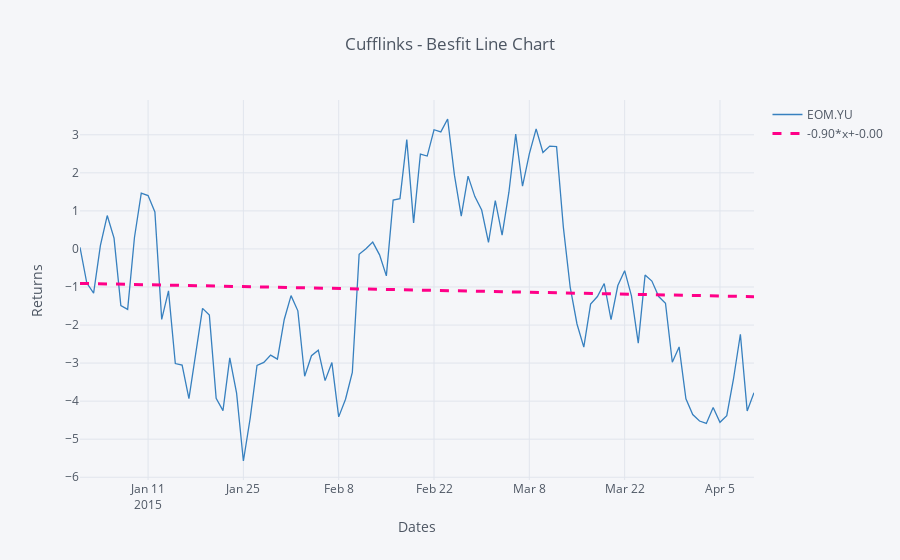

Notebook code for this chart:
### Code cell
cf.datagen.lines(1).iplot(kind='scatter',xTitle='Dates',yTitle='Returns',title='Cufflinks - Besfit Line Chart',
                         filename='Cufflinks - Bestfit Line Chart',bestfit=True,colors=['blue'],
                         bestfit_colors=['pink'])
